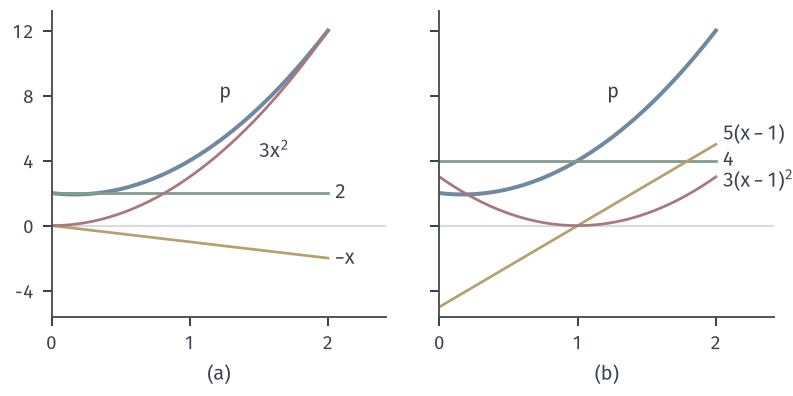

Write the Python code that produced this figure.
from pathlib import Path
import sys
ROOT = next(p for p in Path(__file__).resolve().parents if (p/"build.sh").is_file() and (p/"tex/book.tex").is_file())
sys.path.insert(0, str(ROOT/"figures/00-shared/mathematical-preliminaries-upper/00-shared/comprehension-figures"))
from support import figure, save, BLUE, GREEN, YELLOW, RED, PURPLE, INK, MUTED, GRID, BLUE_FILL, GREEN_FILL, YELLOW_FILL, RED_FILL, PURPLE_FILL
import numpy as np

# p(x)=2-x+3x^2 在基 1,x,x^2 与基 1,x-1,(x-1)^2 下的分解。
fig, axes = figure(width_mm=112, height_mm=56, ncols=2, sharey=True)
fig.set_layout_engine(None)
fig.subplots_adjust(left=.065, right=.975, top=.97, bottom=.2, wspace=.16)
x = np.linspace(0, 2, 300); p = 2-x+3*x**2
a, b = axes
for ax in axes:
    ax.plot(x, p, color=BLUE, lw=1.6)
    ax.axhline(0, color=GRID, lw=.85, zorder=0)
    ax.set_xlim(0, 2.42); ax.set_ylim(-5.6, 13.2); ax.set_xticks([0, 1, 2]); ax.set_yticks([-4, 0, 4, 8, 12])
a.plot(x, 2+0*x, color=GREEN, lw=1.1); a.plot(x, -x, color=YELLOW, lw=1.1); a.plot(x, 3*x**2, color=RED, lw=1.1)
a.text(2.05, 2, '$2$', va='center'); a.text(2.05, -2, '$-x$', va='center'); a.text(1.5, 4.6, '$3x^2$', va='center', ha='left'); a.text(1.3, 8.2, '$p$', va='center', ha='right')
b.plot(x, 4+0*x, color=GREEN, lw=1.1); b.plot(x, 5*(x-1), color=YELLOW, lw=1.1); b.plot(x, 3*(x-1)**2, color=RED, lw=1.1)
b.text(2.05, 4, '$4$', va='center'); b.text(2.05, 5.6, '$5(x-1)$', va='center'); b.text(2.05, 2.75, '$3(x-1)^2$', va='center'); b.text(1.3, 8.2, '$p$', va='center', ha='right')
for ax, s in zip(axes, '(a) (b)'.split()):
    q = ax.get_position(); fig.text((q.x0+q.x1)/2, .03, s, ha='center', va='bottom')
save(fig, Path(__file__).resolve().parent, 'figure', {'formula': 'p=2-x+3x^2=4+5(x-1)+3(x-1)^2 on [0,2]'})
